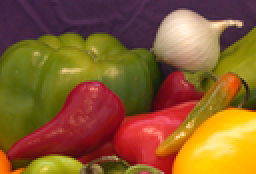
%> input picture onion.png, 128 x 87 px, shrunk from 198 x 135 before the run (shown 2 times larger)
$ octave kMeans.m   (GNU Octave 9; MATLAB toolbox functions it lacks are replaced by stand-ins)
%> lines starting %> are read from the running program, lines starting %| are printed output that depends on the picture
### initializeCentroids.m
% initialize centroids for K-Means clustering
function initialCentroids = intializeCentroids(inputImage_RGB, noOfCentroids)
initialCentroids = zeros(noOfCentroids, size(inputImage_RGB, 2));

% choose random indices to initialize centroids
idx = randperm(size(inputImage_RGB,1), noOfCentroids);
initialCentroids = inputImage_RGB(idx, :);
end

### kMeansClustering.m
% Execute the K-Means clustering algorithm
function [centroids, idx] = kMeansClustering(inputImage_RGB, initialCentroids, maxIterations)
% Initialize values
[m n] = size(inputImage_RGB);
noOfCentroids = size(initialCentroids, 1);
centroids = initialCentroids;
idx = zeros(m, 1);

% Execute K-Means
for i=1:maxIterations
    % For each example in inputImage_RGB, assign the closest centroid
    idx = findNearestCentroids(inputImage_RGB, centroids);

    % Compute new centroids
    centroids = calculateCentroids(inputImage_RGB, idx, noOfCentroids);
end
end

### findNearestCentroids.m
% find nearest centroids for each row in the inputImage_RGB
function idx = findNearestCentroids(inputImage_RGB, centroids)
noOfCentroids = size(centroids, 1);

% initialize index to be returned eventually
idx = zeros(size(inputImage_RGB,1), 1);
for m=1:length(inputImage_RGB);
	distances = zeros(size(centroids, 1), 1);
	for c=1:noOfCentroids;
		distances(c) = sum((inputImage_RGB(m, :) - centroids(c, :)) .^ 2 );
	end
	[x, index] = min(distances);
	idx(m) = index;
end
end

### calculateCentroids.m
% calculate centroids
function centroids = calculateCentroids(inputImage_RGB, idx, noOfCentroids)
[m n] = size(inputImage_RGB);
centroids = zeros(noOfCentroids, n);
for i=1:noOfCentroids;
    % compute new centroid as mean of the data points in the input image labelled in idx
	centroids(i, :) = (1 / length(find(idx == i))) * sum(inputImage_RGB(find(idx == i), :));
end
end

### kMeans.m
clc;
clear all;
close all;

% read input image
inputImage = double(imread('onion.png'));

%normalize
inputImage = inputImage / 255;
inputImageSize = size(inputImage);
%> inputImageSize = [87 128 3]

inputImage_RGB = reshape(inputImage, inputImageSize(1)*inputImageSize(2), 3);

noOfCentroids = 16;
maxIterations = 10;

% intialize centroids for K-Means
initialCentroids = initializeCentroids(inputImage_RGB, noOfCentroids)
%> in intializeCentroids, `initialCentroids = inputImage_RGB(idx, :);`: initialCentroids = 16 rows, first 12: [0.275 0.165 0.255; 0.278 0.173 0.286; 0.467 0.114 0.122; 0.176 0.118 0.176; 0.306 0.357 0.0902; 0.439 0.0667 0.0627; 0.741 0.616 0.486; 0.318 0.051 0.0549; 0.278 0.165 0.282; 0.922 0.278 0.306; 0.243 0.157 0.173; 0.208 0.176 0.0314]

[centroids, idx] = kMeansClustering(inputImage_RGB, initialCentroids, maxIterations);
%> in kMeansClustering, `centroids = initialCentroids;`: centroids has the same summary as initialCentroids in intializeCentroids
%> centroids = 16 rows, first 12: [0.267 0.157 0.263; 0.538 0.44 0.261; 0.651 0.159 0.184; 0.183 0.154 0.0403; 0.565 0.515 0.0881; 0.536 0.0854 0.103; 0.719 0.624 0.333; 0.388 0.0596 0.0652; 0.298 0.18 0.284; 0.862 0.278 0.204; 0.214 0.132 0.196; 0.29 0.285 0.0653]

% compressed image
inputImageCompressed_RGB = centroids(idx,:);
inputImageCompressed = reshape(inputImageCompressed_RGB, inputImageSize(1), inputImageSize(2), 3);
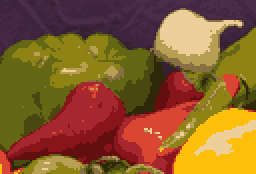
%> inputImageCompressed: size 87x128x3 double (shown 2 times larger); mean R, G, B 0.538, 0.364, 0.178; mean of the top-left, top-right, bottom-left and bottom-right quarters 0.296, 0.394, 0.294, 0.455

figure(1);
imshow(inputImage);
title('Original');

figure(2);
imshow(inputImageCompressed);
title('Compressed');
imsave;
%> (this line was passed over: imsave is not available in this run)
